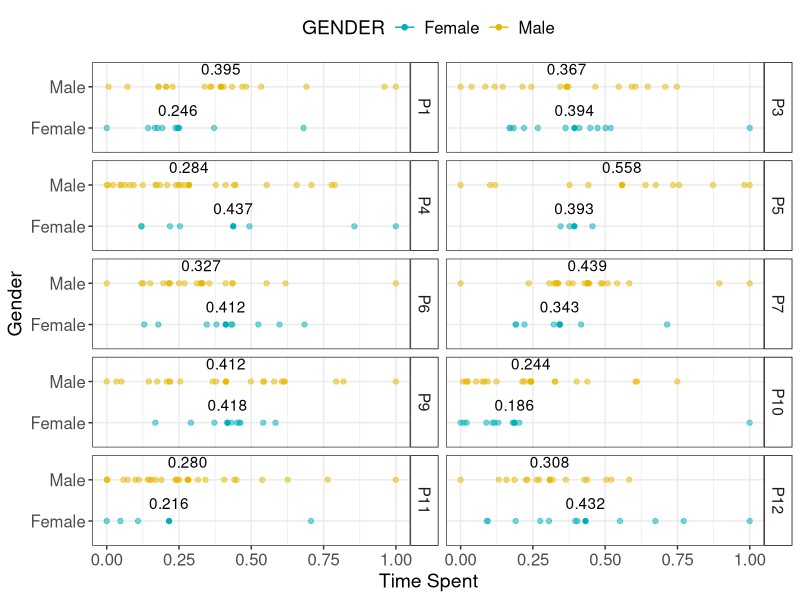
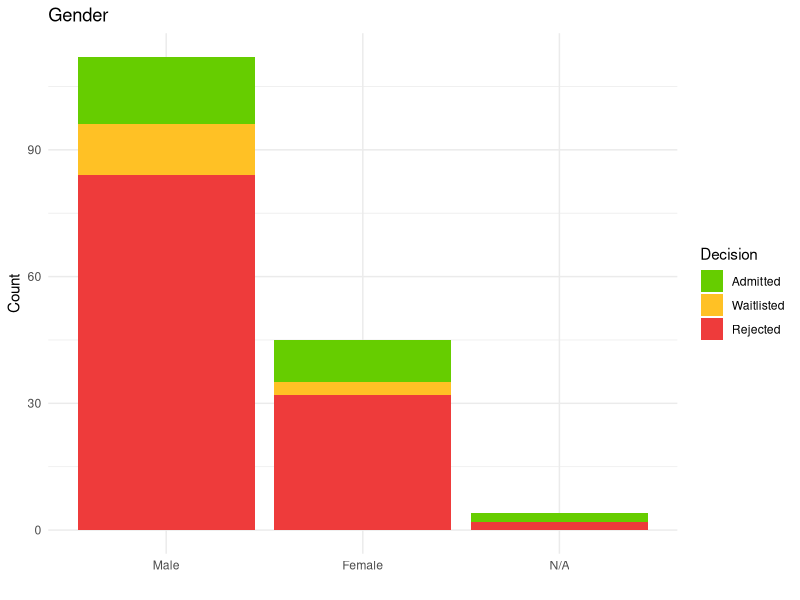
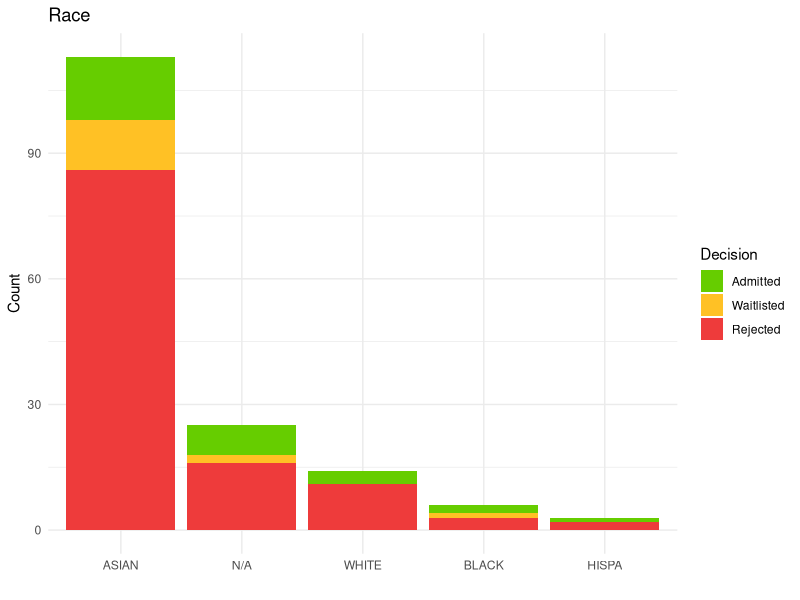
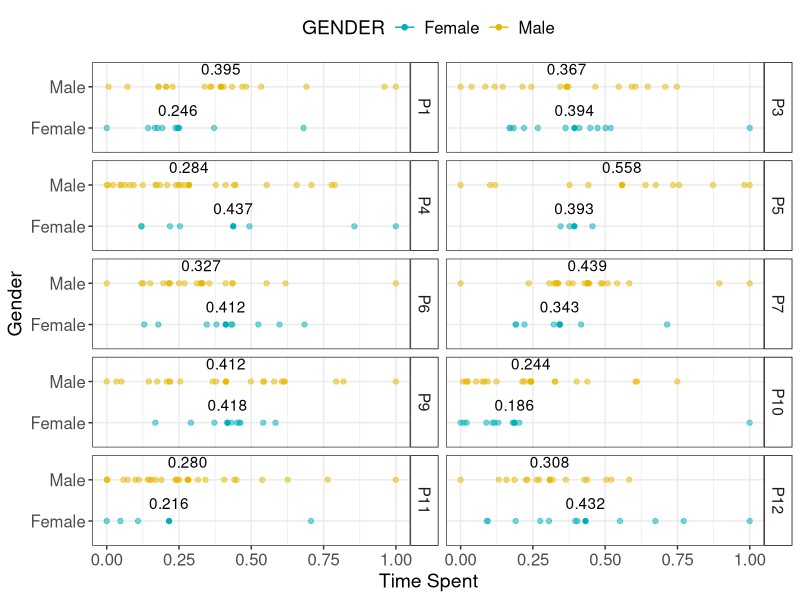

Reproduce these figures in R, in order. (Note: this script raises an error after producing the figures.)
## ---- chunk 1
knitr::opts_chunk$set(echo = TRUE)
library(ggplot2)
library(tidyverse)
## ---- chunk 2
df <- read.csv("focustime.csv") %>%
  filter(GENDER=='M' | GENDER=='F') 
df$GENDER[df$GENDER=='F'] <- 'Female'
df$GENDER[df$GENDER=='M'] <- 'Male'
df$user_id = sprintf('P%i', df$user_id)
## ---- chunk 3
norm <- function(x) {
  min <- min(x)
  max <- max(x)
  r <- max-min 
  norm_x <- 0
  if (r==0) {
    # if all numbers in x are 0, norm_x = 0
  } 
  else {
    #else norm_x = (x - min)/(max - min)
    for (i in 1:length(x)) {
      norm_x[i]<- (x[i] - min)/r
    }
  }
  return(norm_x)
}
## ---- chunk 4
for (i in unique(df$user_id)) {
  df[df$user_id==i, 'norm_time'] <- norm(df[df$user_id==i, ]$total_time)
}
## ---- chunk 5
anova <- aov(norm_time~GENDER, data=df)
TukeyHSD(anova)
## ---- chunk 6
anova <- aov(norm_time~RACE, data=df)
TukeyHSD(anova)
## ---- chunk 7
r <- df %>%
  group_by(user_id, GENDER) %>%
  summarise(aver_time = mean(norm_time))
## ---- chunk 8
df %>%
  ggplot(aes(x=norm_time, y=GENDER))+
  geom_point(aes(color=GENDER),size=1.5, alpha=0.5)+
  facet_wrap(.~factor(user_id, levels=c('P1', 'P3', 'P4', 'P5', 'P6', 
                                      'P7', 'P9', 'P10', 'P11', 'P12')), 
             nrow=5,strip.position = "right")+
  geom_text(data=r, aes(label=format(round(aver_time, 3), nsmall=3), 
                         x=aver_time, y=GENDER),hjust=0.5, vjust=-1)+
  stat_summary(fun.y = mean, geom = "point",position = "dodge", aes(color=GENDER))+
  stat_summary(fun.data = mean_cl_boot, geom = "errorbar", aes(color=GENDER),
               position = position_dodge(width = 0.90),width=.2)+
  scale_color_manual(values = c("#00AFBB", "#E7B800"))+
  theme_bw()+
  theme(axis.text.x=element_text(size=12),
        axis.text.y=element_text(size=12),
        legend.text=element_text(size=12),
        text = element_text(size = 14),legend.position="top",
        strip.background = element_rect(color="black", fill="gray100"))+
  labs(x="Time Spent", y="Gender")

ggsave(file="focustime_by_user.pdf", width=9, height=6)
## ---- chunk 9
df <- read.csv('decisions.csv') %>% rename(Decision=decision)
## ---- chunk 10
df$GENDER[df$GENDER=='F'] <- 'Female'
df$GENDER[df$GENDER=='M'] <- 'Male'
df$GENDER[df$GENDER=='Unknown'] <- 'N/A'
df$RACE[df$RACE=='OTHER'] <- 'N/A' 
## ---- chunk 11
df$Decision <- factor(df$Decision, levels=c("Admitted", "Waitlisted","Rejected"))
## ---- chunk 12
p1<-df%>%
  ggplot(aes(x=fct_infreq(GENDER), fill=Decision))+
  geom_bar(stat="count")+
  scale_fill_manual(values = c("chartreuse3", "goldenrod1", "brown2"))+
  labs(x="", y="Count")+
  ggtitle("Gender")+
  theme(plot.title = element_text(hjust =0))+
  theme_minimal()
p1
## ---- chunk 13
p2<-df%>%
  ggplot(aes(x=fct_infreq(RACE), fill=Decision))+
  geom_bar(stat="count")+
  scale_fill_manual(values = c("chartreuse3", "goldenrod1", "brown2"))+
  labs(x="", y="Count")+
  ggtitle("Race")+
  theme(plot.title = element_text(hjust =0))+
  theme_minimal()
p2
## ---- chunk 14
ggarrange(p1, p2, nrow=1, common.legend = TRUE, legend="right", widths=c(3.2,5), align='h')
ggsave(file="decisions.pdf", width=9, height=5)
